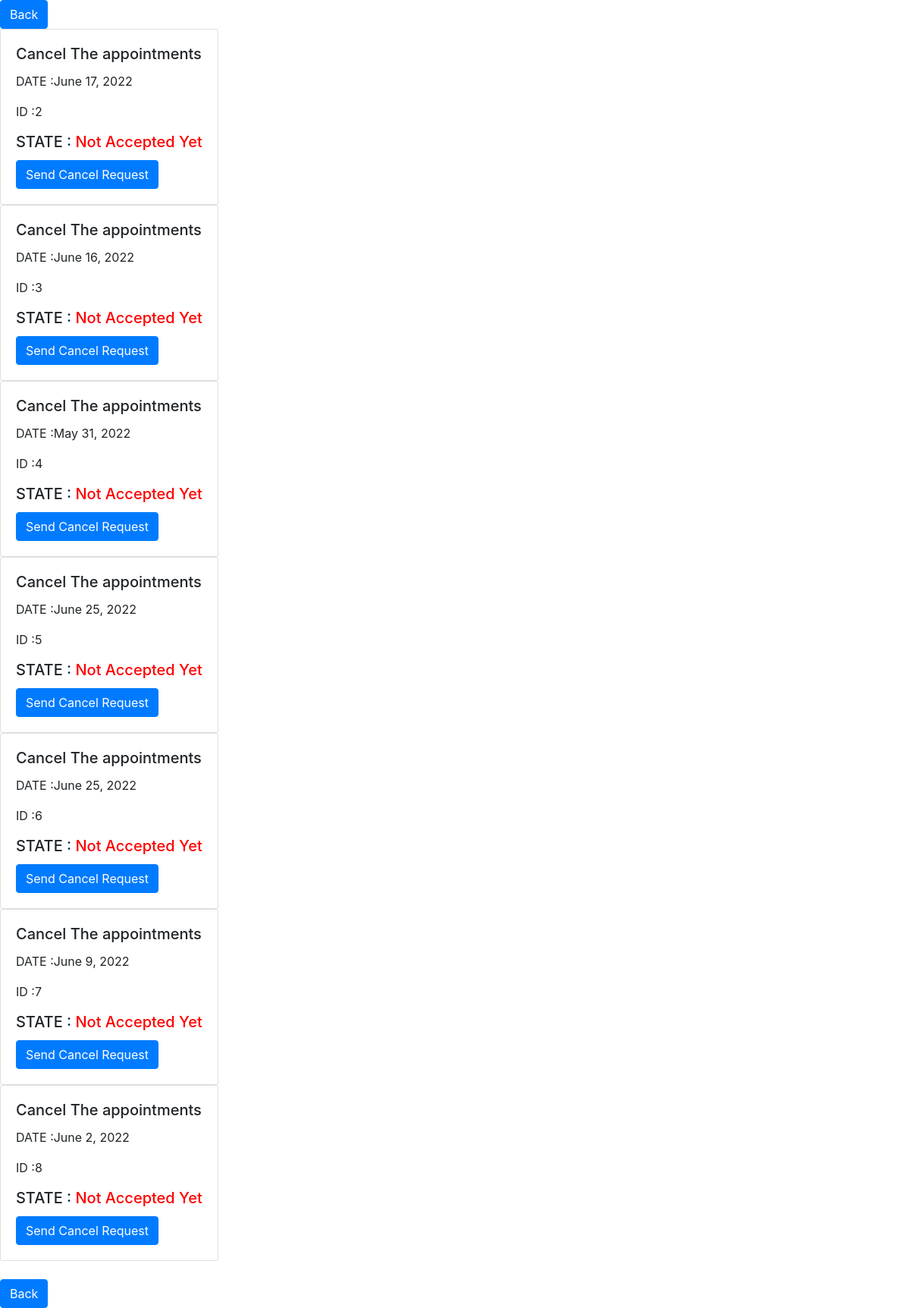
Before: /Cancelforuser (signed in) with the older database file.
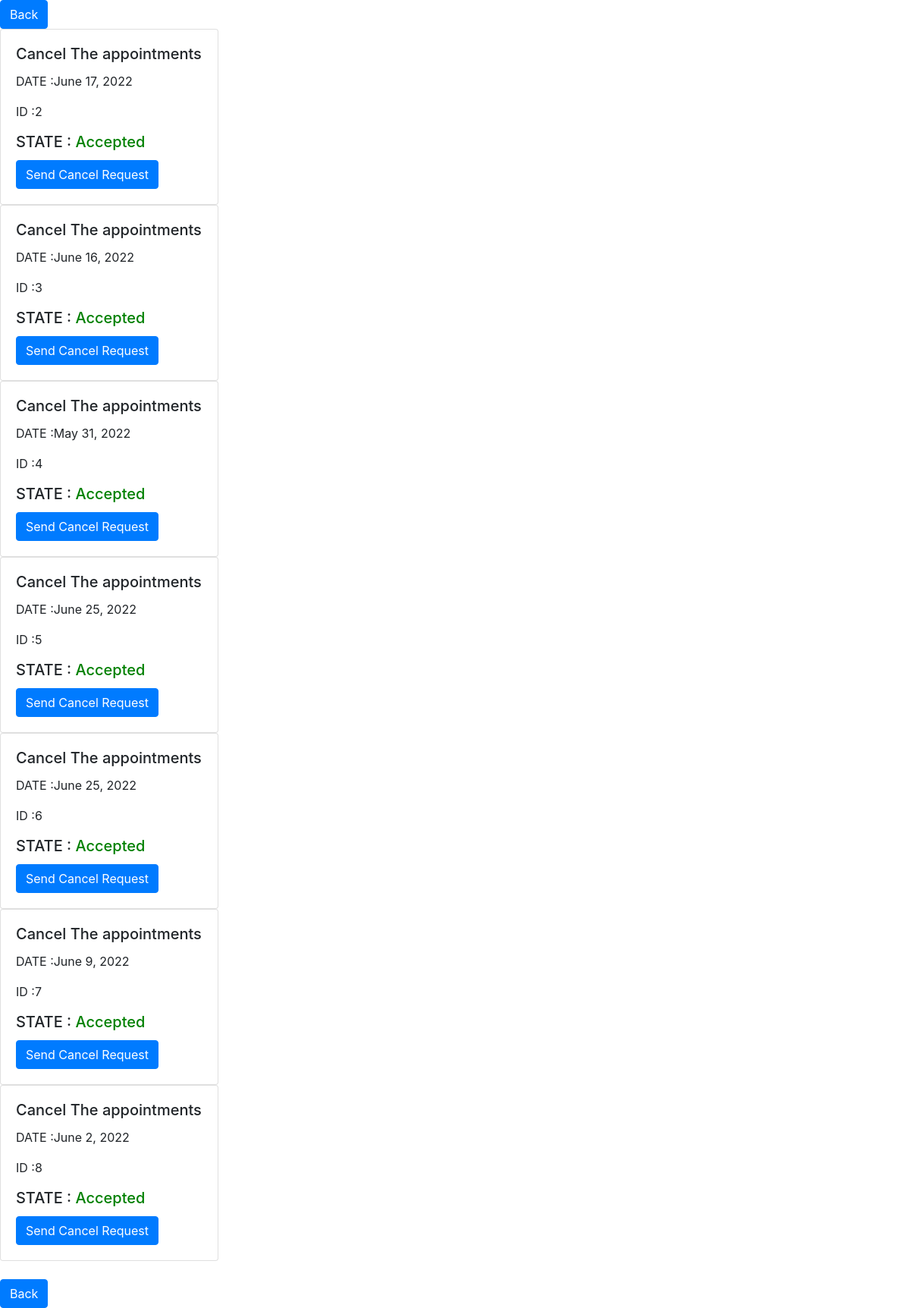
After: the same page with the newer database file.
### aposite/models.py (models this page shows)
class appointments(models.Model):
    user = models.ForeignKey(User,on_delete=models.PROTECT)
    Reserve = models.DateField()
    Cancel =models.BooleanField(default=False)
    approve= models.BooleanField(default=False)
    make_as_missed = models.BooleanField(default=False)
    make_as_finished= models.BooleanField(default=False)

### aposite/views.py (the view)
# urls.py: path('Cancelforuser', views.Cancelforuser, name='Cancelforuser'),
@login_required(login_url='login')
def Cancelforuser(request):
    user= request.user
    query=appointments.objects.filter(user=user)
    return render(request, 'user_view/Cancelforuser.html',{'details':query})

### aposite/templates/user_view/Cancelforuser.html (shortened to what this page needs)
<!DOCTYPE html>
<html lang="en">
    <head>
        <link rel="stylesheet" href="https://maxcdn.bootstrapcdn.com/bootstrap/4.0.0/css/bootstrap.min.css">
    </head>
  <body>
    <a class="btn btn-primary" href="{%url 'UserViwe'%}">Back</a> <br>
      {% for i in details%}
    <div class="card" style="width: 18rem;">
        <div class="card-body">
          <h5 class="card-title">Cancel The appointments  </h5>
          <p class="card-text"> DATE :{{i.Reserve}}</p>
          <p class="card-text"> ID :{{i.id}}</p>
          {% if i.approve %}
          <h5 class="card-title">STATE : <span style="color: green">Accepted </span></h5>
            {%else%}
            <h5 class="card-title" >STATE : <span style="color: red">Not Accepted  Yet </span></h5>
            {%endif%}
         <a  href="{% url 'Cancelforuserbyid' i.id%}" class="btn btn-primary">Send Cancel Request</a>
        </div>
      </div>
          {%endfor%}
          <br>
          <a class="btn btn-primary" href="{%url 'UserViwe'%}">Back</a> <br>
</body>
</html>

Changed rows visible on the page:
changed appointments "June 17, 2022": approve "Not Accepted Yet" → "Accepted"
changed appointments "June 16, 2022": approve "Not Accepted Yet" → "Accepted"
changed appointments "May 31, 2022": approve "Not Accepted Yet" → "Accepted"
changed appointments id 5: approve "Not Accepted Yet" → "Accepted"
changed appointments id 6: approve "Not Accepted Yet" → "Accepted"
changed appointments "June 9, 2022": approve "Not Accepted Yet" → "Accepted"
changed appointments "June 2, 2022": approve "Not Accepted Yet" → "Accepted"
